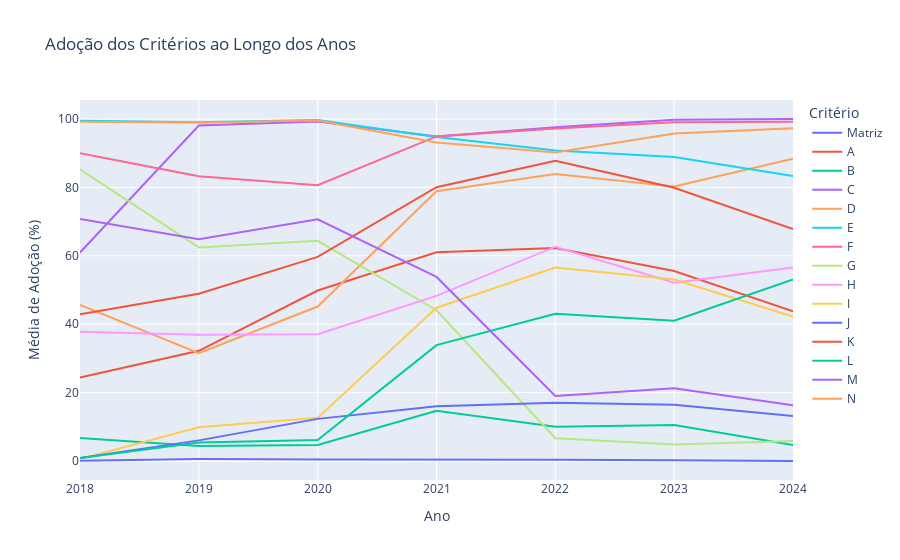

Notebook code for this chart:
### Markdown cell above
### Gráfico 6.1

### Code cell
# Definir os critérios
raw_data = ["Matriz de Achados?",
            "a. Questões de Auditoria",
            "b. Subquestões de Auditoria",
            "c. Descrição sumária",
            "d. Critério (O que deveria ser)",
            "e. Condição ou situação encontrada (O que é) [achados]",
            "f. Evidências",
            "g. Informação extraída das evidências",
            "h. Causas",
            "i. Efeitos",
            "j. Boas Práticas",
            "k. Recomendações",
            "l. Benefícios esperados",
            "m. Manifestação",
            "n. Conclusões"]

# Renomear as colunas para nomes mais curtos e legíveis
renomear_dict = {
    "Matriz de Achados?": "Matriz",
    "a. Questões de Auditoria": "A",
    "b. Subquestões de Auditoria": "B",
    "c. Descrição sumária": "C",
    "d. Critério (O que deveria ser)": "D",
    "e. Condição ou situação encontrada (O que é) [achados]": "E",
    "f. Evidências": "F",
    "g. Informação extraída das evidências": "G",
    "h. Causas": "H",
    "i. Efeitos": "I",
    "j. Boas Práticas": "J",
    "k. Recomendações": "K",
    "l. Benefícios esperados": "L",
    "m. Manifestação": "M",
    "n. Conclusões": "N"
}

# Renomear as colunas no DataFrame
tabela_relatorios = tabela_relatorios.rename(columns=renomear_dict)

# Converter as colunas renomeadas para tipo float
renamed_columns = list(renomear_dict.values())
tabela_relatorios[renamed_columns] = tabela_relatorios[renamed_columns].astype("float")

# Agrupar por ano e calcular a média para cada critério
df_grouped_by_year = tabela_relatorios.groupby("Ano")[renamed_columns].mean().reset_index()

# Converter as médias para porcentagens (0 a 100%)
df_grouped_by_year[renamed_columns] = df_grouped_by_year[renamed_columns] * 100

# Transformar o DataFrame em formato longo (long format) para facilitar visualização com Plotly
df_long = df_grouped_by_year.melt(id_vars="Ano", var_name="Critério", value_name="Média de Adoção")

# Criar o gráfico de linha interativo com valores de 0 a 100%
fig = px.line(df_long, x="Ano", y="Média de Adoção", color="Critério",
              title="Adoção dos Critérios ao Longo dos Anos",
              labels={"Média de Adoção": "Média de Adoção (%)", "Ano": "Ano", "Critério": "Critério"})

# Atualizar o layout para ajustar os rótulos e exibir as porcentagens corretamente
fig.update_layout(
    yaxis=dict(title='Média de Adoção (%)'),
    hoverlabel=dict(
        namelength=-1  # Mostrar o nome completo no balão
    )
)

# Exibir o gráfico
fig.show()

### Figure 1 — Plotly figure (JSON) as saved in the notebook; plotly's stock layout.template omitted (floating-point values rounded to 4 significant figures)
{"data": [{"hovertemplate": "Critério=Matriz<br>Ano=%{x}<br>Média de Adoção (%)=%{y}<extra></extra>", "legendgroup": "Matriz", "line": {"color": "#636efa", "dash": "solid"}, "marker": {"symbol": "circle"}, "mode": "lines", "name": "Matriz", "orientation": "v", "showlegend": true, "type": "scatter", "x": ["2018", "2019", "2020", "2021", "2022", "2023", "2024"], "xaxis": "x", "y": [0.05333, 0.5556, 0.4399, 0.4498, 0.3697, 0.1916, 0], "yaxis": "y"}, {"hovertemplate": "Critério=A<br>Ano=%{x}<br>Média de Adoção (%)=%{y}<extra></extra>", "legendgroup": "A", "line": {"color": "#EF553B", "dash": "solid"}, "marker": {"symbol": "circle"}, "mode": "lines", "name": "A", "orientation": "v", "showlegend": true, "type": "scatter", "x": ["2018", "2019", "2020", "2021", "2022", "2023", "2024"], "xaxis": "x", "y": [24.37, 32.22, 49.85, 61.02, 62.29, 55.56, 43.8], "yaxis": "y"}, {"hovertemplate": "Critério=B<br>Ano=%{x}<br>Média de Adoção (%)=%{y}<extra></extra>", "legendgroup": "B", "line": {"color": "#00cc96", "dash": "solid"}, "marker": {"symbol": "circle"}, "mode": "lines", "name": "B", "orientation": "v", "showlegend": true, "type": "scatter", "x": ["2018", "2019", "2020", "2021", "2022", "2023", "2024"], "xaxis": "x", "y": [6.72, 4.365, 4.692, 14.69, 9.982, 10.54, 4.651], "yaxis": "y"}, {"hovertemplate": "Critério=C<br>Ano=%{x}<br>Média de Adoção (%)=%{y}<extra></extra>", "legendgroup": "C", "line": {"color": "#ab63fa", "dash": "solid"}, "marker": {"symbol": "circle"}, "mode": "lines", "name": "C", "orientation": "v", "showlegend": true, "type": "scatter", "x": ["2018", "2019", "2020", "2021", "2022", "2023", "2024"], "xaxis": "x", "y": [60.96, 98.1, 99.27, 94.9, 97.6, 99.81, 100], "yaxis": "y"}, {"hovertemplate": "Critério=D<br>Ano=%{x}<br>Média de Adoção (%)=%{y}<extra></extra>", "legendgroup": "D", "line": {"color": "#FFA15A", "dash": "solid"}, "marker": {"symbol": "circle"}, "mode": "lines", "name": "D", "orientation": "v", "showlegend": true, "type": "scatter", "x": ["2018", "2019", "2020", "2021", "2022", "2023", "2024"], "xaxis": "x", "y": [45.65, 31.51, 45.16, 78.86, 83.92, 80.27, 88.37], "yaxis": "y"}, {"hovertemplate": "Critério=E<br>Ano=%{x}<br>Média de Adoção (%)=%{y}<extra></extra>", "legendgroup": "E", "line": {"color": "#19d3f3", "dash": "solid"}, "marker": {"symbol": "circle"}, "mode": "lines", "name": "E", "orientation": "v", "showlegend": true, "type": "scatter", "x": ["2018", "2019", "2020", "2021", "2022", "2023", "2024"], "xaxis": "x", "y": [99.52, 99.05, 99.71, 94.75, 90.76, 88.89, 83.33], "yaxis": "y"}, {"hovertemplate": "Critério=F<br>Ano=%{x}<br>Média de Adoção (%)=%{y}<extra></extra>", "legendgroup": "F", "line": {"color": "#FF6692", "dash": "solid"}, "marker": {"symbol": "circle"}, "mode": "lines", "name": "F", "orientation": "v", "showlegend": true, "type": "scatter", "x": ["2018", "2019", "2020", "2021", "2022", "2023", "2024"], "xaxis": "x", "y": [89.97, 83.25, 80.65, 94.9, 97.23, 99.04, 99.22], "yaxis": "y"}, {"hovertemplate": "Critério=G<br>Ano=%{x}<br>Média de Adoção (%)=%{y}<extra></extra>", "legendgroup": "G", "line": {"color": "#B6E880", "dash": "solid"}, "marker": {"symbol": "circle"}, "mode": "lines", "name": "G", "orientation": "v", "showlegend": true, "type": "scatter", "x": ["2018", "2019", "2020", "2021", "2022", "2023", "2024"], "xaxis": "x", "y": [85.28, 62.46, 64.37, 44.08, 6.654, 4.789, 5.814], "yaxis": "y"}, {"hovertemplate": "Critério=H<br>Ano=%{x}<br>Média de Adoção (%)=%{y}<extra></extra>", "legendgroup": "H", "line": {"color": "#FF97FF", "dash": "solid"}, "marker": {"symbol": "circle"}, "mode": "lines", "name": "H", "orientation": "v", "showlegend": true, "type": "scatter", "x": ["2018", "2019", "2020", "2021", "2022", "2023", "2024"], "xaxis": "x", "y": [37.81, 36.9, 37.1, 48.28, 62.66, 52.11, 56.59], "yaxis": "y"}, {"hovertemplate": "Critério=I<br>Ano=%{x}<br>Média de Adoção (%)=%{y}<extra></extra>", "legendgroup": "I", "line": {"color": "#FECB52", "dash": "solid"}, "marker": {"symbol": "circle"}, "mode": "lines", "name": "I", "orientation": "v", "showlegend": true, "type": "scatter", "x": ["2018", "2019", "2020", "2021", "2022", "2023", "2024"], "xaxis": "x", "y": [0.5867, 9.841, 12.61, 44.83, 56.56, 53.07, 42.25], "yaxis": "y"}, {"hovertemplate": "Critério=J<br>Ano=%{x}<br>Média de Adoção (%)=%{y}<extra></extra>", "legendgroup": "J", "line": {"color": "#636efa", "dash": "solid"}, "marker": {"symbol": "circle"}, "mode": "lines", "name": "J", "orientation": "v", "showlegend": true, "type": "scatter", "x": ["2018", "2019", "2020", "2021", "2022", "2023", "2024"], "xaxis": "x", "y": [0.9067, 6.032, 12.32, 16.04, 17.01, 16.48, 13.18], "yaxis": "y"}, {"hovertemplate": "Critério=K<br>Ano=%{x}<br>Média de Adoção (%)=%{y}<extra></extra>", "legendgroup": "K", "line": {"color": "#EF553B", "dash": "solid"}, "marker": {"symbol": "circle"}, "mode": "lines", "name": "K", "orientation": "v", "showlegend": true, "type": "scatter", "x": ["2018", "2019", "2020", "2021", "2022", "2023", "2024"], "xaxis": "x", "y": [42.88, 48.89, 59.68, 80.06, 87.8, 79.89, 67.83], "yaxis": "y"}, {"hovertemplate": "Critério=L<br>Ano=%{x}<br>Média de Adoção (%)=%{y}<extra></extra>", "legendgroup": "L", "line": {"color": "#00cc96", "dash": "solid"}, "marker": {"symbol": "circle"}, "mode": "lines", "name": "L", "orientation": "v", "showlegend": true, "type": "scatter", "x": ["2018", "2019", "2020", "2021", "2022", "2023", "2024"], "xaxis": "x", "y": [0.9067, 5.397, 6.158, 33.88, 43.07, 41.0, 53.1], "yaxis": "y"}, {"hovertemplate": "Critério=M<br>Ano=%{x}<br>Média de Adoção (%)=%{y}<extra></extra>", "legendgroup": "M", "line": {"color": "#ab63fa", "dash": "solid"}, "marker": {"symbol": "circle"}, "mode": "lines", "name": "M", "orientation": "v", "showlegend": true, "type": "scatter", "x": ["2018", "2019", "2020", "2021", "2022", "2023", "2024"], "xaxis": "x", "y": [70.77, 64.84, 70.67, 53.82, 19.04, 21.26, 16.28], "yaxis": "y"}, {"hovertemplate": "Critério=N<br>Ano=%{x}<br>Média de Adoção (%)=%{y}<extra></extra>", "legendgroup": "N", "line": {"color": "#FFA15A", "dash": "solid"}, "marker": {"symbol": "circle"}, "mode": "lines", "name": "N", "orientation": "v", "showlegend": true, "type": "scatter", "x": ["2018", "2019", "2020", "2021", "2022", "2023", "2024"], "xaxis": "x", "y": [99.2, 98.97, 99.56, 93.1, 90.2, 95.79, 97.29], "yaxis": "y"}], "layout": {"hoverlabel": {"namelength": -1}, "legend": {"title": {"text": "Critério"}, "tracegroupgap": 0}, "title": {"text": "Adoção dos Critérios ao Longo dos Anos"}, "xaxis": {"anchor": "y", "domain": [0, 1], "title": {"text": "Ano"}}, "yaxis": {"anchor": "x", "domain": [0, 1], "title": {"text": "Média de Adoção (%)"}}}}
